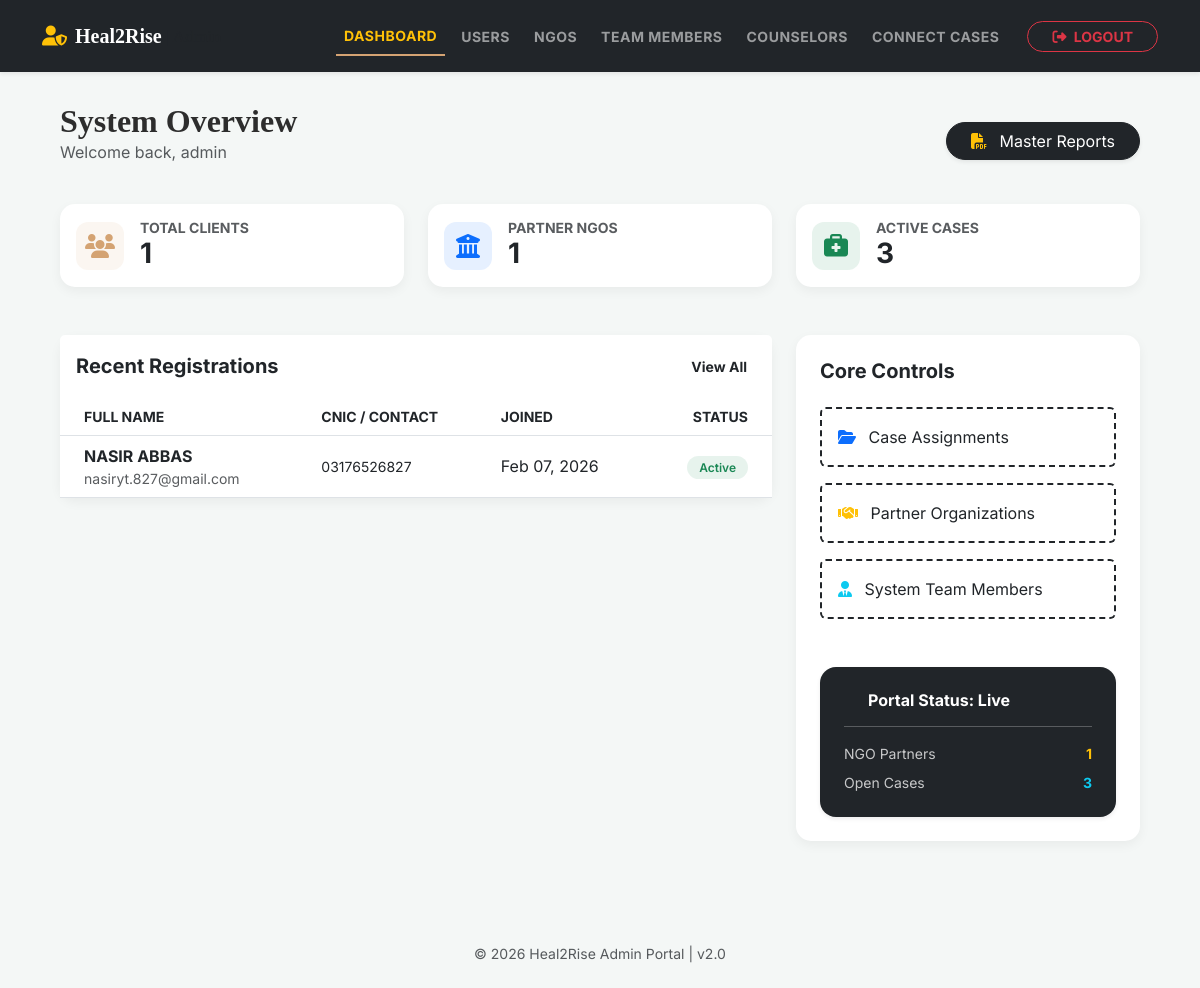
Page /admin/admin_dashboard.php (signed in) on the committed database.
### tables this page shows
CREATE TABLE `users` (
  `id` int(11) NOT NULL,
  `full_name` varchar(100) NOT NULL,
  `username` varchar(50) NOT NULL,
  `email` varchar(100) NOT NULL,
  `password` varchar(255) NOT NULL,
  `dob` date DEFAULT NULL,
  `cnic` varchar(15) DEFAULT NULL,
  `contact_number` varchar(20) DEFAULT NULL,
  `address` text DEFAULT NULL,
  `is_active` tinyint(1) DEFAULT 1,
  `created_at` timestamp NOT NULL DEFAULT current_timestamp(),
  `updated_at` timestamp NOT NULL DEFAULT current_timestamp() ON UPDATE current_timestamp()
);

### admin/admin_dashboard.php (the view, shortened to what this page needs)
<?php
include "config.php";
$total_users = $conn->query("SELECT COUNT(*) as count FROM users")->fetch_assoc()['count'];
$total_ngos = $conn->query("SELECT COUNT(*) as count FROM ngos WHERE is_active = 1")->fetch_assoc()['count'];
$active_cases = $conn->query("SELECT COUNT(*) as count FROM cases WHERE status NOT IN ('closed', 'rejected')")->fetch_assoc()['count'];
$recent_users = $conn->query("SELECT full_name, email, contact_number, created_at, is_active FROM users ORDER BY created_at DESC LIMIT 5");
?>
<!DOCTYPE html>
<html lang="en">
<head>
    <link href="https://cdn.jsdelivr.net/npm/bootstrap@5.3.0/dist/css/bootstrap.min.css" rel="stylesheet">
    <link rel="stylesheet" href="https://cdnjs.cloudflare.com/ajax/libs/font-awesome/6.4.0/css/all.min.css">
    <link rel="stylesheet" href="../CSS/style.css">
</head>
<body>
<?php include('navbar.php'); ?>
<div class="main-wrapper container">
    <div class="d-flex justify-content-between align-items-center mb-4">
        <div>
            <h2 class="fw-bold mb-0">System Overview</h2>
            <p class="text-muted">Welcome back, <?php echo htmlspecialchars($_SESSION['admin_username'] ?? 'Super Admin'); ?></p>
        </div>
        <a href="admin_reports.php" class="btn btn-dark rounded-pill px-4 shadow-sm">
            <i class="fas fa-file-pdf me-2 text-warning"></i> Master Reports
        </a>
    </div>
    <div class="row g-4 mb-5 text-center text-md-start">
        <div class="col-md-4">
            <div class="card stat-card p-3">
                <div class="d-flex align-items-center">
                    <div class="icon-shape bg-soft-gold me-3"><i class="fas fa-users"></i></div>
                    <div>
                        <h6 class="text-muted mb-0 small fw-bold text-uppercase">Total Clients</h6>
                        <h3 class="mb-0 fw-bold"><?= number_format($total_users) ?></h3>
                    </div>
                </div>
            </div>
        </div>
        <div class="col-md-4">
            <div class="card stat-card p-3">
                <div class="d-flex align-items-center">
                    <div class="icon-shape bg-soft-blue me-3"><i class="fas fa-university"></i></div>
                    <div>
                        <h6 class="text-muted mb-0 small fw-bold text-uppercase">Partner NGOs</h6>
                        <h3 class="mb-0 fw-bold"><?= number_format($total_ngos) ?></h3>
                    </div>
                </div>
            </div>
        </div>
        <div class="col-md-4">
            <div class="card stat-card p-3">
                <div class="d-flex align-items-center">
                    <div class="icon-shape bg-soft-green me-3"><i class="fas fa-briefcase-medical"></i></div>
                    <div>
                        <h6 class="text-muted mb-0 small fw-bold text-uppercase">Active Cases</h6>
                        <h3 class="mb-0 fw-bold"><?= number_format($active_cases) ?></h3>
                    </div>
                </div>
            </div>
        </div>
    </div>
    <div class="row g-4">
        <div class="col-lg-8">
            <div class="card table-card">
                <div class="card-header bg-white border-0 py-3 d-flex justify-content-between align-items-center">
                    <h5 class="mb-0 fw-bold">Recent Registrations</h5>
                    <a href="view_users.php" class="btn btn-link btn-sm text-decoration-none fw-bold text-dark">View All</a>
                </div>
                <div class="card-body p-0">
                    <div class="table-responsive">
                        <table class="table table-hover align-middle mb-0">
                            <thead class="bg-light text-muted small text-uppercase">
                                <tr>
                                    <th class="ps-4">Full Name</th>
                                    <th>CNIC / Contact</th>
                                    <th>Joined</th>
                                    <th class="text-end pe-4">Status</th>
                                </tr>
                            </thead>
                            <tbody>
                                <?php if($recent_users->num_rows > 0): ?>
                                    <?php while($row = $recent_users->fetch_assoc()): ?>
                                    <tr>
                                        <td class="ps-4">
                                            <div class="fw-bold"><?= htmlspecialchars($row['full_name']) ?></div>
                                            <div class="text-muted small"><?= htmlspecialchars($row['email']) ?></div>
                                        </td>
                                        <td>
                                            <span class="small d-block"><?= htmlspecialchars($row['contact_number'] ?: 'No Phone') ?></span>
                                        </td>
                                        <td><?= date('M d, Y', strtotime($row['created_at'])) ?></td>
                                        <td class="text-end pe-4">
                                            <span class="status-pill <?= $row['is_active'] ? 'bg-success bg-opacity-10 text-success' : 'bg-danger bg-opacity-10 text-danger' ?>">
                                                <?= $row['is_active'] ? 'Active' : 'Disabled' ?>
                                            </span>
                                        </td>
                                    </tr>
                                    <?php endwhile; ?>
                                <?php else: ?>
                                    <tr><td colspan="4" class="text-center py-5 text-muted">No clients in database.</td></tr>
                                <?php endif; ?>
                            </tbody>
                        </table>
                    </div>
                </div>
            </div>
        </div>
        <div class="col-lg-4">
            <div class="card table-card p-4">
                <h5 class="fw-bold mb-4">Core Controls</h5>
                <div class="d-grid gap-3">
                    <a href="manage_cases.php" class="btn btn-outline-dark text-start p-3 border-dashed">
                        <i class="fas fa-folder-open me-2 text-primary"></i> Case Assignments
                    </a>
                    <a href="view_ngos.php" class="btn btn-outline-dark text-start p-3 border-dashed">
                        <i class="fas fa-handshake me-2 text-warning"></i> Partner Organizations
                    </a>
                    <a href="manage_members.php" class="btn btn-outline-dark text-start p-3 border-dashed">
                        <i class="fas fa-user-tie me-2 text-info"></i> System Team Members
                    </a>
                </div>
                <div class="mt-5 p-4 bg-dark text-white rounded-4 shadow-sm">
                    <div class="d-flex align-items-center mb-3">
                        <h6 class="fw-bold mb-0">Portal Status: Live</h6>
                    </div>
                    <hr class="opacity-25">
                    <div class="d-flex justify-content-between mb-2">
                        <span class="small opacity-75">NGO Partners</span>
                        <span class="small fw-bold text-warning"><?= $total_ngos ?></span>
                    </div>
                    <div class="d-flex justify-content-between">
                        <span class="small opacity-75">Open Cases</span>
                        <span class="small fw-bold text-info"><?= $active_cases ?></span>
                    </div>
                </div>
            </div>
        </div>
    </div>
</div>
<footer class="mt-5 py-4 text-center text-muted small">
    &copy; <?= date('Y') ?> Heal2Rise Admin Portal | v2.0
</footer>
</body>
</html>

### CSS/style.css (style rules this page uses)
:root { --primary-color: #d4a373; --accent-color: #faedcd; --text-dark: #2d2d2d; --bg-light: #fefae0; --transition: all 0.3s ease; }
body { font-family: 'Inter', sans-serif; background-color: #fafafa; color: var(--text-dark); }
h1, h2, .navbar-brand { font-family: 'Playfair Display', serif; }

### admin/admin_dashboard.php (style rules this page uses)
:root { --sidebar-bg: #212529; --accent-gold: #d4a373; }
body { background-color: #f4f7f6; font-family: 'Inter', sans-serif; }
.main-wrapper { padding: 30px; }
.stat-card { border: none; border-radius: 15px; box-shadow: 0 4px 12px rgba(0,0,0,0.05); transition: 0.3s; background: #fff; }
.icon-shape { width: 48px; height: 48px; border-radius: 12px; display: flex; align-items: center; justify-content: center; font-size: 1.5rem; }
.bg-soft-gold { background: rgba(212, 163, 115, 0.1); color: var(--accent-gold); }
.bg-soft-blue { background: rgba(13, 110, 253, 0.1); color: #0d6efd; }
.bg-soft-green { background: rgba(25, 135, 84, 0.1); color: #198754; }
.table-card { border: none; border-radius: 15px; box-shadow: 0 4px 12px rgba(0,0,0,0.05); }
.status-pill { padding: 4px 12px; border-radius: 50px; font-size: 0.75rem; font-weight: 600; }
.border-dashed { border-style: dashed !important; border-width: 2px !important; }

### rows in the picture
users: full_name "NASIR ABBAS", email "nasiryt.827@gmail.com", contact_number "03176526827", created_at "Feb 07, 2026", is_active "Active"

### other values in the picture
$_SESSION['admin_username'] "admin"
$total_users "1"
$total_ngos "1"
$active_cases "3"
